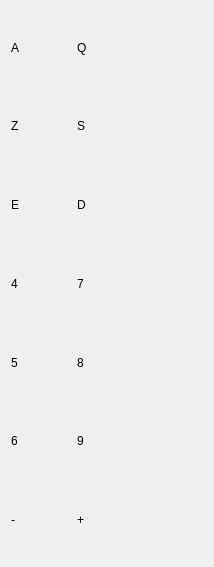
<?xml version="1.0" encoding="UTF-8"?>
<ui version="4.0">
 <class>Commands</class>
 <widget class="QDialog" name="Commands">
  <property name="geometry">
   <rect>
    <x>0</x>
    <y>0</y>
    <width>214</width>
    <height>567</height>
   </rect>
  </property>
  <property name="windowTitle">
   <string>Dialog</string>
  </property>
  <layout class="QHBoxLayout" name="horizontalLayout_8">
   <item>
    <layout class="QVBoxLayout" name="verticalLayout_2">
     <item>
      <layout class="QVBoxLayout" name="verticalLayout">
       <item>
        <layout class="QHBoxLayout" name="horizontalLayout">
         <item>
          <widget class="QLabel" name="A">
           <property name="minimumSize">
            <size>
             <width>48</width>
             <height>48</height>
            </size>
           </property>
           <property name="text">
            <string>A</string>
           </property>
          </widget>
         </item>
         <item>
          <widget class="QLabel" name="Q">
           <property name="minimumSize">
            <size>
             <width>48</width>
             <height>48</height>
            </size>
           </property>
           <property name="text">
            <string>Q</string>
           </property>
          </widget>
         </item>
         <item>
          <widget class="QLabel" name="AQ_explanation">
           <property name="text">
            <string/>
           </property>
          </widget>
         </item>
        </layout>
       </item>
       <item>
        <layout class="QHBoxLayout" name="horizontalLayout_2">
         <item>
          <widget class="QLabel" name="Z">
           <property name="minimumSize">
            <size>
             <width>48</width>
             <height>48</height>
            </size>
           </property>
           <property name="text">
            <string>Z</string>
           </property>
          </widget>
         </item>
         <item>
          <widget class="QLabel" name="S">
           <property name="minimumSize">
            <size>
             <width>48</width>
             <height>48</height>
            </size>
           </property>
           <property name="text">
            <string>S</string>
           </property>
          </widget>
         </item>
         <item>
          <widget class="QLabel" name="SZ_explanation">
           <property name="text">
            <string/>
           </property>
          </widget>
         </item>
        </layout>
       </item>
       <item>
        <layout class="QHBoxLayout" name="horizontalLayout_3">
         <item>
          <widget class="QLabel" name="E">
           <property name="minimumSize">
            <size>
             <width>48</width>
             <height>48</height>
            </size>
           </property>
           <property name="text">
            <string>E</string>
           </property>
          </widget>
         </item>
         <item>
          <widget class="QLabel" name="D">
           <property name="minimumSize">
            <size>
             <width>48</width>
             <height>48</height>
            </size>
           </property>
           <property name="text">
            <string>D</string>
           </property>
          </widget>
         </item>
         <item>
          <widget class="QLabel" name="ED_explanation">
           <property name="text">
            <string/>
           </property>
          </widget>
         </item>
        </layout>
       </item>
       <item>
        <layout class="QHBoxLayout" name="horizontalLayout_4">
         <item>
          <widget class="QLabel" name="Key4">
           <property name="minimumSize">
            <size>
             <width>48</width>
             <height>48</height>
            </size>
           </property>
           <property name="text">
            <string>4</string>
           </property>
          </widget>
         </item>
         <item>
          <widget class="QLabel" name="Key7">
           <property name="minimumSize">
            <size>
             <width>48</width>
             <height>48</height>
            </size>
           </property>
           <property name="text">
            <string>7</string>
           </property>
          </widget>
         </item>
         <item>
          <widget class="QLabel" name="Key47_explanation">
           <property name="text">
            <string/>
           </property>
          </widget>
         </item>
        </layout>
       </item>
       <item>
        <layout class="QHBoxLayout" name="horizontalLayout_5">
         <item>
          <widget class="QLabel" name="Key5">
           <property name="minimumSize">
            <size>
             <width>48</width>
             <height>48</height>
            </size>
           </property>
           <property name="text">
            <string>5</string>
           </property>
          </widget>
         </item>
         <item>
          <widget class="QLabel" name="Key8">
           <property name="minimumSize">
            <size>
             <width>48</width>
             <height>48</height>
            </size>
           </property>
           <property name="text">
            <string>8</string>
           </property>
          </widget>
         </item>
         <item>
          <widget class="QLabel" name="Key58_explanation">
           <property name="text">
            <string/>
           </property>
          </widget>
         </item>
        </layout>
       </item>
       <item>
        <layout class="QHBoxLayout" name="horizontalLayout_6">
         <item>
          <widget class="QLabel" name="Key6">
           <property name="minimumSize">
            <size>
             <width>48</width>
             <height>48</height>
            </size>
           </property>
           <property name="text">
            <string>6</string>
           </property>
          </widget>
         </item>
         <item>
          <widget class="QLabel" name="Key9">
           <property name="minimumSize">
            <size>
             <width>48</width>
             <height>48</height>
            </size>
           </property>
           <property name="text">
            <string>9</string>
           </property>
          </widget>
         </item>
         <item>
          <widget class="QLabel" name="Key69_explanation">
           <property name="text">
            <string/>
           </property>
          </widget>
         </item>
        </layout>
       </item>
       <item>
        <layout class="QHBoxLayout" name="horizontalLayout_7">
         <item>
          <widget class="QLabel" name="Minus">
           <property name="minimumSize">
            <size>
             <width>48</width>
             <height>48</height>
            </size>
           </property>
           <property name="text">
            <string>-</string>
           </property>
          </widget>
         </item>
         <item>
          <widget class="QLabel" name="Plus">
           <property name="minimumSize">
            <size>
             <width>48</width>
             <height>48</height>
            </size>
           </property>
           <property name="text">
            <string>+</string>
           </property>
          </widget>
         </item>
         <item>
          <widget class="QLabel" name="MinusPlus_explanation">
           <property name="text">
            <string/>
           </property>
          </widget>
         </item>
        </layout>
       </item>
      </layout>
     </item>
    </layout>
   </item>
  </layout>
 </widget>
 <resources/>
 <connections/>
</ui>
